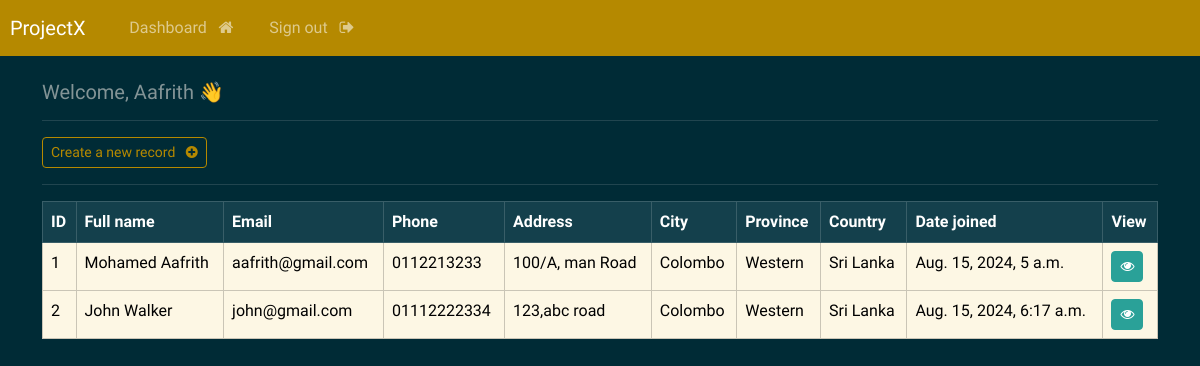
Page /dashboard (signed in) on the earlier database version.
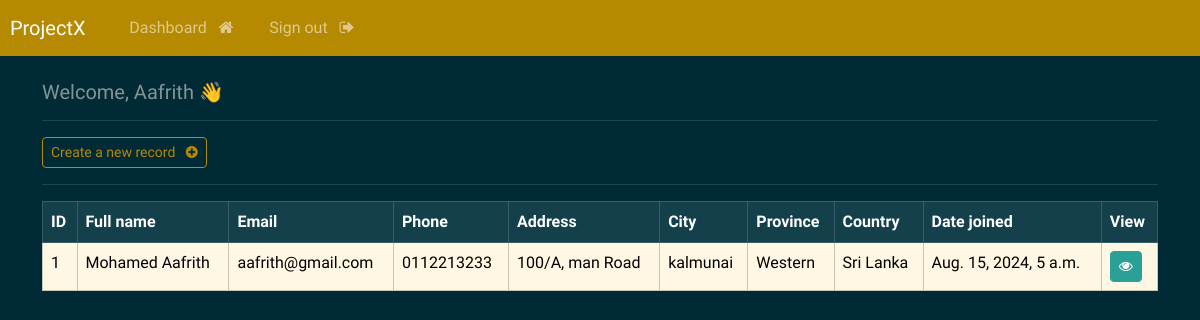
Same page on the later database version.
### webapp/models.py (models this page shows, shortened)
class Record(models.Model):
    creation_date = models.DateTimeField(auto_now_add=True)
    first_name = models.CharField(max_length=100)
    last_name = models.CharField(max_length=100)
    email = models.CharField(max_length=255)
    phone = models.CharField(max_length=20)
    address = models.CharField(max_length=300)
    city = models.CharField(max_length=255)
    province = models.CharField(max_length=200)
    country = models.CharField(max_length=125)

### webapp/views.py (the view)
# urls.py: path('dashboard', views.dashboard, name='dashboard'),
@login_required(login_url='my-login')
def dashboard(request):
    my_records = Record.objects.all()
    context = {'records': my_records}
    return render(request, 'webapp/dashboard.html', context=context)

### webapp/templates/webapp/dashboard.html
{% extends 'webapp/base.html' %}
{% block content %}
    <h5>Welcome, {{user}} 👋</h5>
    <hr>
    <a class="btn btn-outline-primary btn-sm" href="{% url 'create-record' %}">Create a new record &nbsp; <i class="fa fa-plus-circle" aria-hidden="true"></i></a>
    <hr>
    <table class="table table-hover table-bordered">
        <thead class="table-dark">
            <tr>
                <th scope="col">ID</th>
                <th scope="col">Full name</th>
                <th scope="col">Email</th>
                <th scope="col">Phone</th>
                <th scope="col">Address</th>
                <th scope="col">City</th>
                <th scope="col">Province</th>
                <th scope="col">Country</th>
                <th scope="col">Date joined</th>
                <th scope="col">View</th>
            </tr>
        </thead>
        <tbody class="table-light">
        {% if records %}
            {% for record in records %}
            <tr>
                <td>{{record.id}}</td>
                <td>{{record.first_name}}  {{record.last_name}}</td>
                <td>{{record.email}}</td>
                <td>{{record.phone}}</td>
                <td>{{record.address}}</td>
                <td>{{record.city}}</td>
                <td>{{record.province}}</td>
                <td>{{record.country}}</td>
                <td>{{record.creation_date}}</td>
                <td><a class="btn btn-success btn-sm" href="{% url 'record' record.id %}"><i class="fa fa-eye" aria-hidden="true"></i></a></td>
            </tr>
            {% endfor %}
        {% endif %}
        </tbody>
    </table>
{% endblock %}

Differences in the rows shown:
removed Record: id "2", first_name "John", last_name "Walker", email "john@gmail.com", phone "01112222334", address "123,abc road", city "Colombo", province "Western", country "Sri Lanka", creation_date "Aug. 15, 2024, 6:17 a.m."
changed Record "Mohamed": city "Colombo" → "kalmunai"
